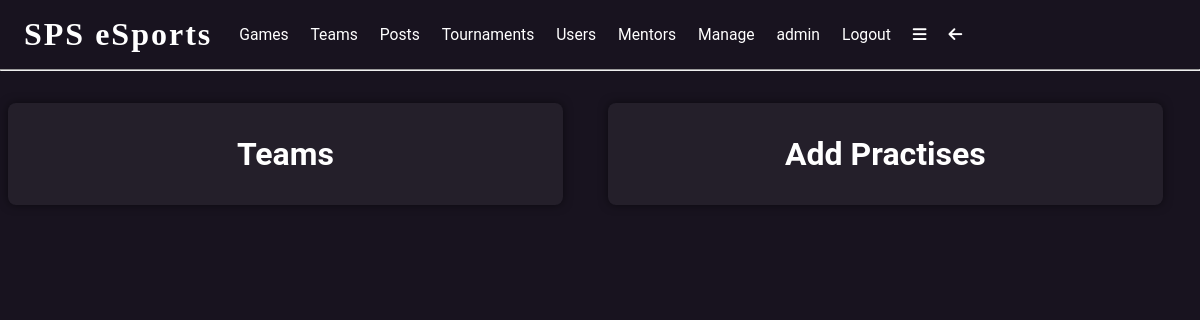
The app's page /manage (signed in), older data.
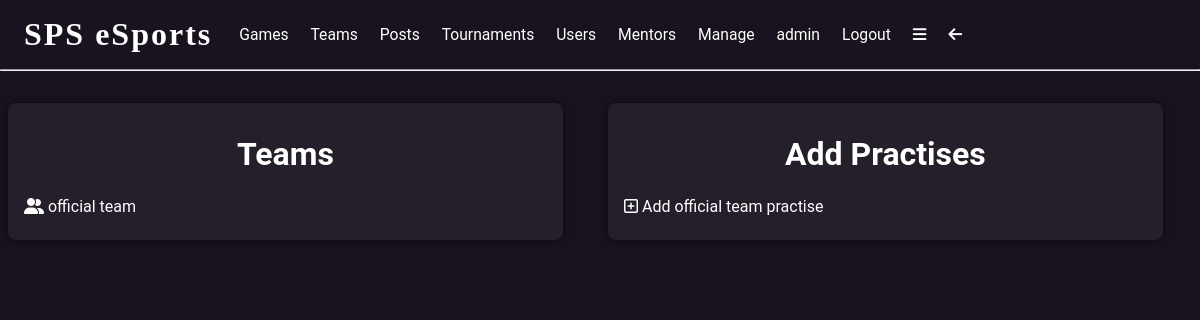
The same page, newer data.
### app/models.py (models this page shows, shortened)
class User(UserMixin, db.Model):
    user_id = db.Column(db.Integer, primary_key=True)
    username = db.Column(db.String(64), index=True, unique=True)
    email = db.Column(db.String(120), index=True, unique=True)
    password_hash = db.Column(db.String(128))
    bio = db.Column(db.String(500))
    pfp = db.Column(db.String(500))
    pronouns = db.Column(db.String(50))
    admin = db.Column(db.Boolean, default=False)
    team_admin = db.relationship('Teams', back_populates='team_admin')
    team_users = db.relationship('TeamUsers', back_populates='user')
    posts = db.relationship('Posts', back_populates='user')
    likes = db.relationship('Likes', back_populates='user')
    comments = db.relationship('Comments', back_populates='user')
    tournament_users = db.relationship('TournamentUsers', back_populates='user')
    match_users = db.relationship('MatchUsers', back_populates='user')
    ment_applications = db.relationship('MentApplications', back_populates='user')
    ment_practises = db.relationship('MentPractise', back_populates='user')
    matches_won = db.relationship('Matches', back_populates='match_winner', foreign_keys='Matches.winner_id')
    tournament_admin = db.relationship('Tournaments', backref='user', foreign_keys='Tournaments.admin_id')
    tournament_winner = db.relationship('Tournaments', foreign_keys='Tournaments.winner_id')
    following = db.relationship('Following', backref='user', foreign_keys='Following.user_id')
    followed = db.relationship('Following', foreign_keys='Following.following_id')
    mentor = db.relationship('Mentor', backref='mentor', foreign_keys='Mentor.mentor_id')
    mentee = db.relationship('Mentor', foreign_keys='Mentor.mentee_id')
    '''def set_password(self, password):
        self.password_hash = generate_password_hash(password)

    def check_password(self, password):
        return check_password_hash(self.password_hash, password)'''
    '''def set_password(self, password):
        salt = bc.gensalt()
        # convert password to bytes
        password = password.encode('utf-8')
        self.password_hash = bc.hashpw(password=password, salt=salt)

    def check_password(self, password):
        password = password.encode('utf-8')
        return bc.checkpw(password=password, hashed_password=self.password_hash)'''
    def set_password(self, password):
        self.password_hash = argon2.hash(password)
    def check_password(self, password):
        return argon2.verify(password, self.password_hash)

class Teams(db.Model):
    team_id = db.Column(db.Integer, primary_key=True)
    team_name = db.Column(db.String(64), index=True, unique=True)
    team_description = db.Column(db.String(500))
    admin_id = db.Column(db.Integer, db.ForeignKey('user.user_id'))
    official = db.Column(db.Boolean, default=False)
    team_admin = db.relationship('User', back_populates='team_admin')
    team_users = db.relationship('TeamUsers', back_populates='team')
    practises = db.relationship('Practises', back_populates='team')

### app/routes.py (the view)
@app.route('/manage', methods=['GET', 'POST'])
@login_required
def manage():
    if current_user.admin == False:
        return redirect(url_for('index'))
    teams = Teams.query.filter_by(admin_id=current_user.user_id).all()
    return render_template('manage.html', title='Management Dashboard', teams=teams)

### app/models.py (called while the page is built)
@login.user_loader
def load_user(id):
    return User.query.get(int(id))

### app/templates/manage.html
{% extends 'base.html' %}
{% block content %}
<div class="centre">
    <div class="row">
        <div class="half">
            <div class="left container">
                <h1>Teams</h1>
                {% for team in teams %}
                    <a href="{{url_for('team', team_id=team.team_id)}}"><i class="fa-solid fa-user-group"></i>  {{team.team_name}}</a>
                {% endfor %}
            </div>
        </div>
        <div class="half">
            <div class="left container">
                <h1>Add Practises</h1>
                {% for team in teams %}
                <a href="{{url_for('create_practise', team_id=team.team_id)}}"><i class="fa-regular fa-square-plus"></i>  Add {{team.team_name}} practise</a>
                {% endfor %}
            </div>
        </div>
    </div>
</div>
{% endblock %}

### app/templates/base.html (shortened to what this page needs)
<!DOCTYPE html>
<html lang="en">
<head>
    <link rel="stylesheet" href="{{url_for('static', filename='css/styles.css')}}">
</head>
<body>
<div class="header">
    <h1 onclick="window.location.href='{{url_for('index')}}'">SPS eSports</h1>
    {% if current_user.is_authenticated %}
    <a href="{{url_for('search_games')}}">Games</a>
    <a href="{{url_for('search_teams')}}">Teams</a>
    <a href="{{url_for('search_posts')}}">Posts</a>
    <a href="{{url_for('search_tournaments')}}">Tournaments</a>
    <a href="{{url_for('search_users')}}">Users</a>
    <a href="{{url_for('search_mentors')}}">Mentors</a>
    {% if current_user.admin %}
    <a href="{{url_for('manage')}}">Manage</a>
    {% endif %}
    <a href="{{url_for('user', username=current_user.username)}}">{{current_user.username}}</a>
    <a href="{{url_for('logout')}}">Logout</a>
    <a href="javascript:showNavBar()"><i class="fa-solid fa-bars"></i></a>
    <a href="javascript:window.history.back();"><i class="fa-solid fa-arrow-left"></i></a>
    {% else %}
        <a href="{{url_for('login')}}">Login</a>
        <a href="{{url_for('register')}}">Register</a>
    {% endif %}
</div>
<hr>
{% block content %} {% endblock %}
</body>
</html>

### app/static/css/styles.css (style rules this page uses)
* { margin: 0; padding: 0; box-sizing: border-box; scroll-behavior: smooth; scrollbar-width: thin; scrollbar-color: white var(--bg); }
body { background: var(--bg); color: white; }
:root { --accent: #9a52ff; --bg: #18131f; --bg2: #372d47; --lightbg: rgba(255,255,255,0.05); }
.row { display: flex; width: 100%; }
.header { display:flex; align-items: center; padding: 1em 0.5em; }
.header a { padding: 0em 0.7em; font-family: 'Roboto'; font-size: 0.98em; text-decoration: none; transition: 0.5s; position: relative; transition: 0.3s; color: white; }
.header a::before { content: ''; position: absolute; width: 100%; height: 2px; left: 0; bottom: -2px; background-color: var(--accent); transform-origin: right; transform: scaleX(0); transition: transform 0.3s; }
.header h1 { box-shadow: inset 0 0 0 0 var(--bg); font-family: 'Square Game'; letter-spacing: 2px; padding: 0 0.5em; position: relative; transition: 0.5s; }
h1 { font-family: 'Roboto'; font-size: 2em; }
.centre h1 { text-align: center; }
a { color: white; text-decoration: none; transition: 0.5s; padding: 0.5em 0; position: relative; font-family: 'Roboto'; }
a::before { content: ''; position: absolute; width: 100%; height: 2px; left: 0; bottom: 4px; background-color: var(--accent); transform-origin: right; transform: scaleX(0); transition: transform 0.3s; }
.centre { display: flex; flex-flow: row wrap; align-items: center; justify-content: center; width: 100%; margin: 1em 0; }
.half { display: flex; flex-direction: column; width: 50%; padding: 0.5em; }
.container { display: flex; flex-flow: column wrap; justify-content: center; width: 95%; margin: 0.5em 0; font-family: 'Roboto'; background-color: var(--lightbg); padding: 1em; border-radius: 0.5em; box-shadow: 0 0 10px 0 rgba(0,0,0,0.5); align-items: center; }
.left.container { justify-content: left; align-items: normal; }
.container h1 { padding: 0.5em 0; }

Row changes from the older to the newer data that the page shows:
added Teams: team_name "official team"
